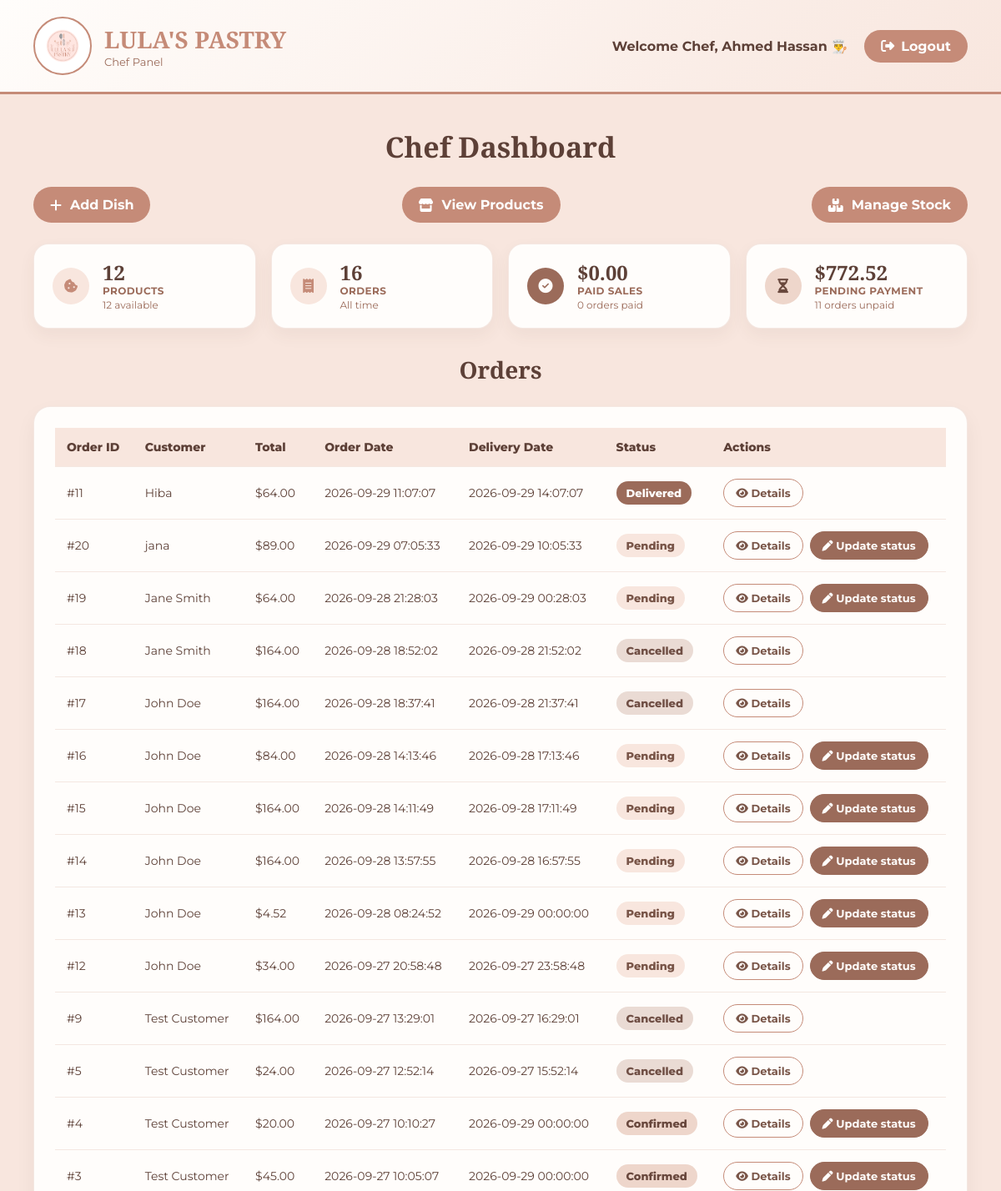
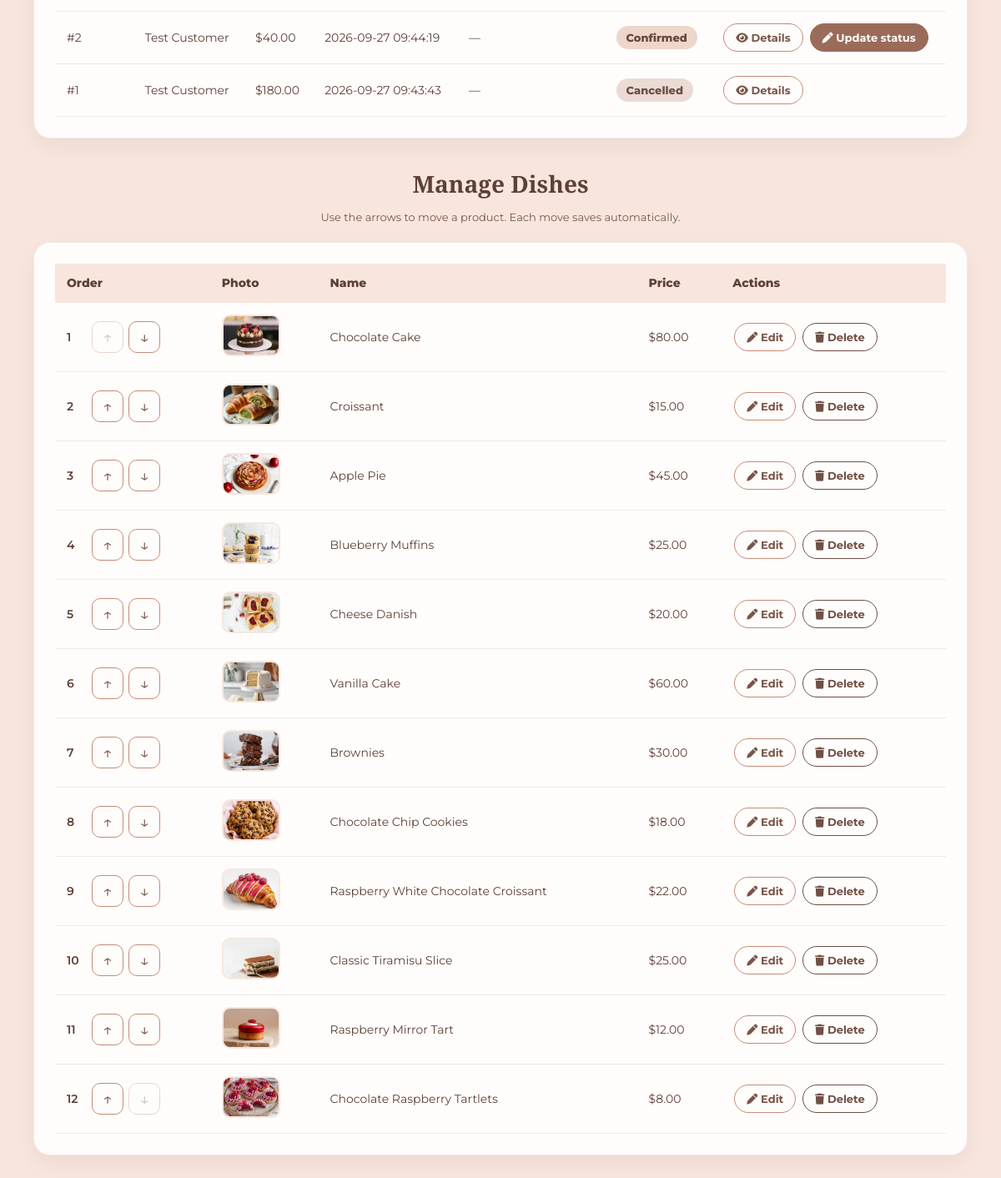
Screenshot of /chef-dashboard.php (signed in) with the database file from the repository (2 pictures, top to bottom).
### tables this page shows
CREATE TABLE `orders` (
  `id` int(11) NOT NULL,
  `order_number` varchar(20) NOT NULL,
  `user_id` int(11) NOT NULL,
  `total_amount` decimal(10,2) NOT NULL,
  `status` enum('pending','confirmed','preparing','baking','ready','delivered','cancelled') DEFAULT 'pending',
  `payment_method` varchar(50) DEFAULT NULL,
  `payment_status` enum('pending','paid','failed') DEFAULT 'pending',
  `order_date` timestamp NOT NULL DEFAULT current_timestamp(),
  `delivery_date` datetime DEFAULT NULL,
  `special_instructions` text DEFAULT NULL,
  `delivery_address` varchar(255) DEFAULT NULL,
  `customer_phone` varchar(30) DEFAULT NULL,
  `delivery_cost` decimal(10,2) NOT NULL DEFAULT 4.00,
  `stock_deducted` tinyint(1) NOT NULL DEFAULT 0
);

CREATE TABLE `users` (
  `id` int(11) NOT NULL,
  `username` varchar(50) NOT NULL,
  `email` varchar(100) NOT NULL,
  `password` varchar(255) NOT NULL,
  `user_type` enum('chef','customer') DEFAULT 'customer',
  `full_name` varchar(100) DEFAULT NULL,
  `phone` varchar(20) DEFAULT NULL,
  `address` text DEFAULT NULL,
  `created_at` timestamp NOT NULL DEFAULT current_timestamp()
);

CREATE TABLE `dishes` (
  `id` int(11) NOT NULL,
  `name` varchar(100) NOT NULL,
  `description` text DEFAULT NULL,
  `price` decimal(10,2) NOT NULL,
  `category` varchar(50) DEFAULT 'pastry',
  `category_id` int(11) DEFAULT NULL,
  `sort_order` int(11) NOT NULL DEFAULT 0,
  `image_url` varchar(255) DEFAULT NULL,
  `available` tinyint(1) DEFAULT 1,
  `stock_quantity` int(10) UNSIGNED NOT NULL DEFAULT 0,
  `is_deleted` tinyint(1) NOT NULL DEFAULT 0,
  `deleted_at` datetime DEFAULT NULL,
  `ingredients` text DEFAULT NULL,
  `preparation_time` int(11) DEFAULT NULL,
  `created_at` timestamp NOT NULL DEFAULT current_timestamp(),
  `chef_id` int(11) DEFAULT NULL
);

### chef-dashboard.php (the view, shortened to what this page needs)
<?php
require_once "db.php";
$statusLabels = [
    'pending' => 'Pending',
    'confirmed' => 'Confirmed',
    'preparing' => 'Preparing',
    'baking' => 'Baking',
    'ready' => 'Ready',
    'delivered' => 'Delivered',
    'cancelled' => 'Cancelled',
];
$transitions = [
    'pending' => ['confirmed', 'cancelled'],
    'confirmed' => ['preparing', 'cancelled'],
    'preparing' => ['baking', 'cancelled'],
    'baking' => ['ready', 'cancelled'],
    'ready' => ['delivered', 'cancelled'],
    'delivered' => [],
    'cancelled' => [],
];
$sql = "SELECT orders.*, users.full_name
        FROM orders
        LEFT JOIN users ON orders.user_id = users.id
        ORDER BY orders.order_date DESC";
$stmt = $pdo->prepare($sql);
$stmt->execute();
$orders = $stmt->fetchAll(PDO::FETCH_ASSOC);
$dishSql = "SELECT id, name, price, image_url, available
            FROM dishes
            WHERE is_deleted = 0
            ORDER BY sort_order ASC, id ASC";
$dishStmt = $pdo->prepare($dishSql);
$dishStmt->execute();
$dishes = $dishStmt->fetchAll(PDO::FETCH_ASSOC);
$productStats = $pdo->query(
    "SELECT COUNT(*) AS total,
            SUM(CASE WHEN available = 1 THEN 1 ELSE 0 END) AS available_count
     FROM dishes
     WHERE is_deleted = 0"
)->fetch(PDO::FETCH_ASSOC);
$totalProducts = (int) ($productStats['total'] ?? 0);
$availableProducts = (int) ($productStats['available_count'] ?? 0);
$totalOrders = count($orders);
$paymentStats = $pdo->query(
    "SELECT payment_status,
            COUNT(*) AS order_count,
            COALESCE(SUM(total_amount), 0) AS total_sales
     FROM orders
     WHERE status != 'cancelled'
     GROUP BY payment_status"
)->fetchAll(PDO::FETCH_ASSOC);
$paidCount = 0;
$paidSales = 0.0;
$pendingCount = 0;
$pendingSales = 0.0;
foreach ($paymentStats as $row) {
    $status = $row['payment_status'] ?? 'pending';
    if ($status === 'paid') {
        $paidCount = (int) $row['order_count'];
        $paidSales = (float) $row['total_sales'];
    } else {
        $pendingCount += (int) $row['order_count'];
        $pendingSales += (float) $row['total_sales'];
    }
}
$chefName = $_SESSION["chef_name"] ?? "Chef";
?>
<!DOCTYPE html>
<html lang="en">
<head>
    <link rel="stylesheet" href="https://cdnjs.cloudflare.com/ajax/libs/font-awesome/6.4.0/css/all.min.css">
</head>
<body>
    <div class="header">
        <div class="logo-area">
            <img src="asssets/logo.png" class="logo" alt="Logo">
            <div class="brand">
                <h1>LULA'S PASTRY</h1>
                <p>Chef Panel</p>
            </div>
        </div>
        <div class="header-right">
            <div class="welcome-text">
                Welcome Chef,
                <?php echo htmlspecialchars($chefName); ?> 👨‍🍳
            </div>
            <a href="logout-chef.php" class="btn-link">
                <i class="fas fa-sign-out-alt"></i> Logout
            </a>
        </div>
    </div>
    <div class="content">
        <h2 class="title">Chef Dashboard</h2>
        <div class="top-actions">
            <a href="uploads/add-dish.php" class="btn-action">
                <i class="fas fa-plus"></i> Add Dish
            </a>
            <a href="chef-products.php" class="btn-action">
                <i class="fas fa-store"></i> View Products
            </a>
            <a href="chef-stock.php" class="btn-action">
                <i class="fas fa-boxes-stacked" aria-hidden="true"></i>
                Manage Stock
            </a>
        </div>
        <div class="stats-grid">
            <div class="stat-card">
                <div class="stat-icon">
                    <i class="fas fa-cookie-bite"></i>
                </div>
                <div>
                    <div class="stat-number"><?php echo $totalProducts; ?></div>
                    <div class="stat-label">Products</div>
                    <div class="stat-sub"><?php echo $availableProducts; ?> available</div>
                </div>
            </div>
            <div class="stat-card">
                <div class="stat-icon">
                    <i class="fas fa-receipt"></i>
                </div>
                <div>
                    <div class="stat-number"><?php echo $totalOrders; ?></div>
                    <div class="stat-label">Orders</div>
                    <div class="stat-sub">All time</div>
                </div>
            </div>
            <div class="stat-card">
                <div class="stat-icon paid">
                    <i class="fas fa-check-circle"></i>
                </div>
                <div>
                    <div class="stat-number">
                        $<?php echo number_format($paidSales, 2); ?>
                    </div>
                    <div class="stat-label">Paid sales</div>
                    <div class="stat-sub"><?php echo $paidCount; ?> orders paid</div>
                </div>
            </div>
            <div class="stat-card">
                <div class="stat-icon pending">
                    <i class="fas fa-hourglass-half"></i>
                </div>
                <div>
                    <div class="stat-number">
                        $<?php echo number_format($pendingSales, 2); ?>
                    </div>
                    <div class="stat-label">Pending payment</div>
                    <div class="stat-sub"><?php echo $pendingCount; ?> orders unpaid</div>
                </div>
            </div>
        </div>
        <h2 class="title" style="font-size:28px;">Orders</h2>
        <div class="table-box">
            <table>
                <thead>
                    <tr>
                        <th>Order ID</th>
                        <th>Customer</th>
                        <th>Total</th>
                        <th>Order Date</th>
                        <th>Delivery Date</th>
                        <th>Status</th>
                        <th>Actions</th>
                    </tr>
                </thead>
                <tbody>
                    <?php if (count($orders) === 0): ?>
                        <tr>
                            <td colspan="7" style="text-align:center;padding:30px;">
                                No orders yet.
                            </td>
                        </tr>
                    <?php else: ?>
                        <?php foreach ($orders as $order): ?>
                            <?php
                            $currentStatus = (string) ($order['status'] ?? '');
                            $knownStatus = isset($statusLabels[$currentStatus]);
                            $statusClass = $knownStatus
                                ? $currentStatus
                                : 'other';
                            $statusLabel = $statusLabels[$currentStatus]
                                ?? 'Needs review';
                            $allowedStatuses = $transitions[$currentStatus]
                                ?? ['pending', 'cancelled'];
                            $customerNameRow = !empty($order["full_name"])
                                ? $order["full_name"]
                                : "Unknown Customer";
                            ?>
                            <tr>
                                <td>#<?php echo (int) $order["id"]; ?></td>
                                <td>
                                    <?php echo htmlspecialchars($customerNameRow); ?>
                                </td>
                                <td>
                                    $<?php echo number_format($order["total_amount"], 2); ?>
                                </td>
                                <td>
                                    <?php echo htmlspecialchars($order["order_date"]); ?>
                                </td>
                                <td>
                                    <?php echo htmlspecialchars($order["delivery_date"] ?? "—"); ?>
                                </td>
                                <td>
                                    <span class="status <?php echo $statusClass; ?>">
                                        <?php echo htmlspecialchars($statusLabel, ENT_QUOTES, 'UTF-8'); ?>
                                    </span>
                                </td>
                                <td>
                                    <div class="order-actions">
                                        <a
                                            href="chef-order-details.php?id=<?php echo (int) $order['id']; ?>"
                                            class="action-btn details-btn"
                                        >
                                            <i class="fas fa-eye" aria-hidden="true"></i>
                                            Details
                                        </a>
                                        <?php if ($allowedStatuses): ?>
                                            <button
                                                type="button"
                                                class="action-btn update-btn"
                                                data-open-dialog="order-dialog-<?php echo (int) $order['id']; ?>"
                                                aria-haspopup="dialog"
                                            >
                                                <i class="fas fa-pen" aria-hidden="true"></i>
                                                Update status
                                            </button>
                                        <?php endif; ?>
                                    </div>
                                </td>
                            </tr>
                        <?php endforeach; ?>
                    <?php endif; ?>
                </tbody>
            </table>
        </div>
        <h2 id="manage-dishes" class="title" style="font-size:28px;">
            Manage Dishes
        </h2>
        <p class="sort-note">
            Use the arrows to move a product. Each move saves automatically.
        </p>
        <div class="table-box">
            <table>
                <thead>
                    <tr>
                        <th>Order</th>
                        <th>Photo</th>
                        <th>Name</th>
                        <th>Price</th>
                        <th>Actions</th>
                    </tr>
                </thead>
                <tbody>
                    <?php if (count($dishes) === 0): ?>
                        <tr>
                            <td colspan="5" style="text-align:center;padding:30px;">
                                No dishes found.
                            </td>
                        </tr>
                    <?php else: ?>
                        <?php foreach ($dishes as $dishIndex => $dish): ?>
                            <?php
                            $img = !empty($dish["image_url"])
                                ? $dish["image_url"]
                                : "asssets/logo.png";
                            ?>
                            <tr>
                                <td>
                                    <form
                                        method="post"
                                        action="chef-dashboard.php#manage-dishes"
                                        class="sort-controls"
                                    >
                                        <span class="sort-position">
                                            <?php echo $dishIndex + 1; ?>
                                        </span>
                                        <button
                                            type="submit"
                                            name="direction"
                                            value="up"
                                            class="sort-btn"
                                            aria-label="Move <?php echo htmlspecialchars($dish['name'], ENT_QUOTES, 'UTF-8'); ?> up"
                                            <?php echo $dishIndex === 0 ? 'disabled' : ''; ?>
                                        >↑</button>
                                        <button
                                            type="submit"
                                            name="direction"
                                            value="down"
                                            class="sort-btn"
                                            aria-label="Move <?php echo htmlspecialchars($dish['name'], ENT_QUOTES, 'UTF-8'); ?> down"
                                            <?php echo $dishIndex === count($dishes) - 1 ? 'disabled' : ''; ?>
                                        >↓</button>
                                    </form>
                                </td>
                                <td>
                                    <img
                                        src="<?php echo htmlspecialchars($img); ?>"
                                        class="dish-img"
                                    >
                                </td>
                                <td>
                                    <?php echo htmlspecialchars($dish["name"]); ?>
                                </td>
                                <td>
                                    $<?php echo number_format($dish["price"], 2); ?>
                                </td>
                                <td>
                                    <a
                                        href="uploads/edit-dish.php?id=<?php echo (int) $dish['id']; ?>"
                                        class="action-btn details-btn"
                                    >
                                        <i class="fas fa-pen" aria-hidden="true"></i>
                                        Edit
                                    </a>
                                    <a
                                        href="uploads/delete-dish.php?id=<?php echo (int) $dish['id']; ?>"
                                        class="action-btn delete-btn"
                                    >
                                        <i class="fas fa-trash"></i> Delete
                                    </a>
                                </td>
                            </tr>
                        <?php endforeach; ?>
                    <?php endif; ?>
                </tbody>
            </table>
        </div>
    </div>
</body>
</html>

### rows the page displays
orders: id "11", user.full_name "Hiba", total_amount "64.00", order_date "2026-09-29 11:07:07", delivery_date "2026-09-29 14:07:07", status "Delivered"
orders: id "20", user.full_name "jana", total_amount "89.00", order_date "2026-09-29 07:05:33", delivery_date "2026-09-29 10:05:33", status "Pending"
orders: id "19", user.full_name "Jane Smith", total_amount "64.00", order_date "2026-09-28 21:28:03", delivery_date "2026-09-29 00:28:03", status "Pending"
orders: id "18", user.full_name "Jane Smith", total_amount "164.00", order_date "2026-09-28 18:52:02", delivery_date "2026-09-28 21:52:02", status "Cancelled"
orders: id "17", user.full_name "John Doe", total_amount "164.00", order_date "2026-09-28 18:37:41", delivery_date "2026-09-28 21:37:41", status "Cancelled"
orders: id "16", user.full_name "John Doe", total_amount "84.00", order_date "2026-09-28 14:13:46", delivery_date "2026-09-28 17:13:46", status "Pending"
orders: id "15", user.full_name "John Doe", total_amount "164.00", order_date "2026-09-28 14:11:49", delivery_date "2026-09-28 17:11:49", status "Pending"
orders: id "14", user.full_name "John Doe", total_amount "164.00", order_date "2026-09-28 13:57:55", delivery_date "2026-09-28 16:57:55", status "Pending"
orders: id "13", user.full_name "John Doe", total_amount "4.52", order_date "2026-09-28 08:24:52", delivery_date "2026-09-29 00:00:00", status "Pending"
orders: id "12", user.full_name "John Doe", total_amount "34.00", order_date "2026-09-27 20:58:48", delivery_date "2026-09-27 23:58:48", status "Pending"
orders: id "9", user.full_name "Test Customer", total_amount "164.00", order_date "2026-09-27 13:29:01", delivery_date "2026-09-27 16:29:01", status "Cancelled"
orders: id "5", user.full_name "Test Customer", total_amount "24.00", order_date "2026-09-27 12:52:14", delivery_date "2026-09-27 15:52:14", status "Cancelled"
orders: id "4", user.full_name "Test Customer", total_amount "20.00", order_date "2026-09-27 10:10:27", delivery_date "2026-09-29 00:00:00", status "Confirmed"
orders: id "3", user.full_name "Test Customer", total_amount "45.00", order_date "2026-09-27 10:05:07", delivery_date "2026-09-29 00:00:00", status "Confirmed"
orders: id "2", user.full_name "Test Customer", total_amount "40.00", order_date "2026-09-27 09:44:19", delivery_date "—", status "Confirmed"
orders: id "1", user.full_name "Test Customer", total_amount "180.00", order_date "2026-09-27 09:43:43", delivery_date "—", status "Cancelled"
dishes: image_url (picture), name "Chocolate Cake", price "80.00"
dishes: image_url (picture), name "Croissant", price "15.00"
dishes: image_url (picture), name "Apple Pie", price "45.00"
dishes: image_url (picture), name "Blueberry Muffins", price "25.00"
dishes: image_url (picture), name "Cheese Danish", price "20.00"
dishes: image_url (picture), name "Vanilla Cake", price "60.00"
dishes: image_url (picture), name "Brownies", price "30.00"
dishes: image_url (picture), name "Chocolate Chip Cookies", price "18.00"
dishes: image_url (picture), name "Raspberry White Chocolate Croissant", price "22.00"
dishes: image_url (picture), name "Classic Tiramisu Slice", price "25.00"
dishes: image_url (picture), name "Raspberry Mirror Tart", price "12.00"
dishes: image_url (picture), name "Chocolate Raspberry Tartlets", price "8.00"

### other values shown
$chefName "Ahmed Hassan"
$totalProducts "12"
$availableProducts "12"
$totalOrders "16"
$paidSales "0.00"
$paidCount "0"
$pendingSales "772.52"
$pendingCount "11"
